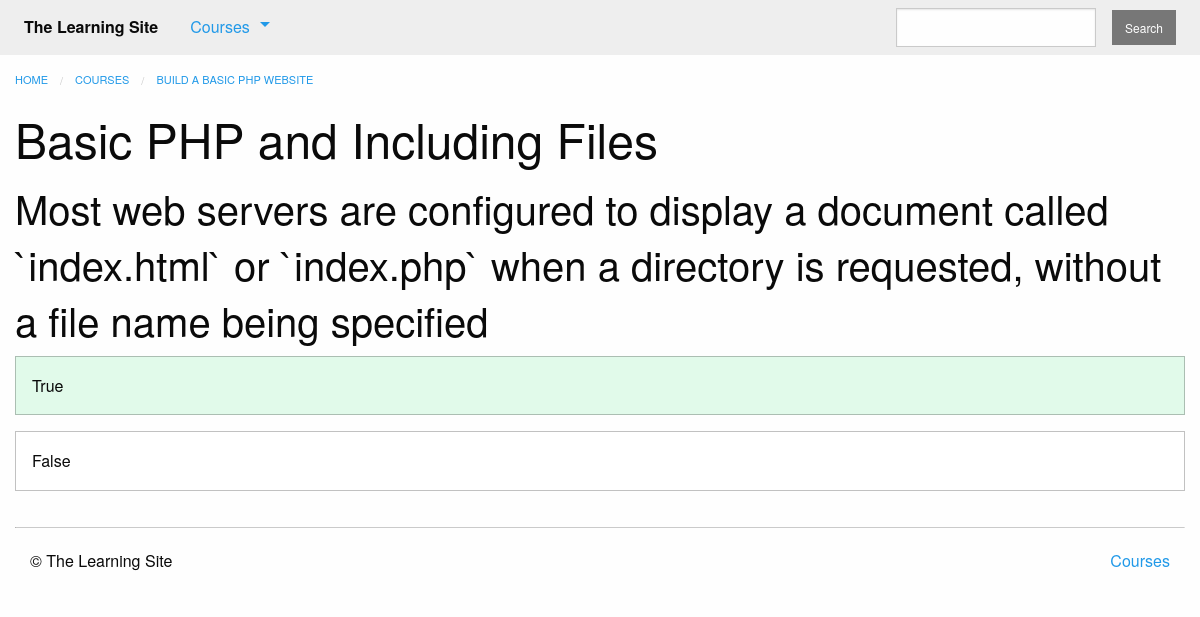
The page /courses/21/q3/ on the database its author committed.
### courses/models.py (models this page shows, shortened)
class Step(models.Model):
    title = models.CharField(max_length=255)
    description = models.TextField()
    order = models.IntegerField(default=0)
    course = models.ForeignKey(Course, on_delete=models.CASCADE)
    class Meta:
        abstract = True
        ordering = ['order']

class Quiz(Step):
    total_questions = models.IntegerField(default=4)
    times_taken = models.IntegerField(default=0, editable=False)
    class Meta:
        verbose_name_plural = "Quizzes"

class Course(models.Model):
    created_at = models.DateTimeField(auto_now_add=True)
    title = models.CharField(max_length=255)
    description = models.TextField()
    teacher = models.ForeignKey(User, on_delete=models.CASCADE)
    subject = models.CharField(default='', max_length=100)
    published = models.BooleanField(default=False)

class Question(models.Model):
    quiz = models.ForeignKey(Quiz, on_delete=models.CASCADE)
    order = models.IntegerField(default=0)
    prompt = models.TextField()
    class Meta:
        ordering = ['order', ]

class Answer(models.Model):
    question = models.ForeignKey(Question, on_delete=models.CASCADE)
    order = models.IntegerField(default=0)
    text = models.CharField(max_length=255)
    correct = models.BooleanField(default=False)
    class Meta:
        ordering = ['order', ]

### courses/views.py (the view)
# urls.py: url(r'(?P<course_pk>\d+)/q(?P<step_pk>\d+)/$', views.quiz_detail,
def quiz_detail(request, course_pk, step_pk):
    try:
        step = models.Quiz.objects.select_related(
            'course'
        ).prefetch_related(
            'question_set',
            'question_set__answer_set'
        ).get(
            course_id=course_pk,
            pk=step_pk,
            course__published=True
        )
    except models.Quiz.DoesNotExist:
        raise Http404
    else:
        return render(request, 'courses/quiz_detail.html', {'step': step})

### courses/templatetags/course_extras.py (called while the page is built)
@register.inclusion_tag('courses/course_nav.html')
def nav_courses_list():
    courses = Course.objects.filter(
        published=True
    ).order_by(
        '-created_at'
    ).values(
        'id', 'title'
    )[:5]
    return {'courses': courses}

### courses/templates/courses/quiz_detail.html (shortened to what this page needs)
{% extends "courses/layout.html" %}
{% load course_extras %}
{% block breadcrumbs %}
    <li><a href="{% url 'courses:detail' pk=step.course.pk %}">{{ step.course.title }}</a></li>
{% endblock %}
{% block content %}
    <div class="row columns">
        <article>
            {{ block.super }}
            <h1>{{ step.title }}</h1>
            <ul class="no-bullet">
                {% for question in step.question_set.all %}
                <li>
                    <h2>{{ question.prompt }}</h2>
                    {% for answer in question.answer_set.all %}
                        <div class="callout {% if answer.correct %}success{% endif %}">{{ answer.text }}</div>
                    {% endfor %}
                </li>
                {% endfor %}
            </ul>
        </article>
    </div>
{% endblock %}

### rows shown on the page
Quiz: course "BUILD A BASIC PHP WEBSITE", title "Basic PHP and Including Files"
Question: prompt "Most web servers are configured to display a document called `index.html` or `index.php` when a directory is requested, without a file name being specified"
Answer: text "True"
Answer: text "False"
